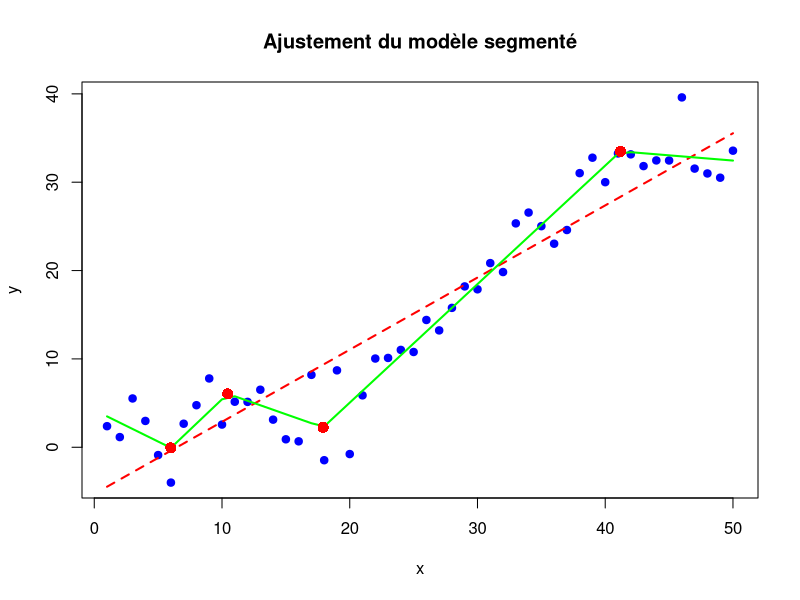
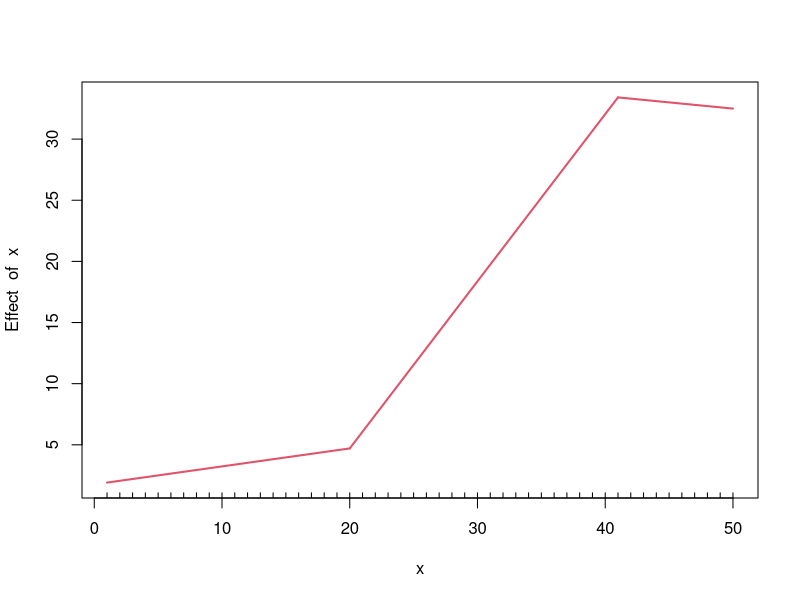

Write R code to recreate these figures, in order.
## ---- chunk 1
library(segmented)

# Génération des données
x <- 1:50
y <- 2 + 1.5 * pmax(x - 20, 0) - 1.5 * pmax(x - 40, 0) + rnorm(50, 0, 3)

# Ajustement du modèle linéaire et segmenté
mod_lm <- lm(y ~ x)
mod_seg <- segmented(mod_lm, seg.Z = ~x, npsi = 4)

# Tracé du modèle segmenté
plot(x, y, main = "Ajustement du modèle segmenté", pch = 19, col = "blue")
lines(x, fitted(mod_lm), col = "red", lwd = 2, lty = 2)  # Ajustement linéaire simple
lines(x, fitted(mod_seg), col = "green", lwd = 2)  # Ajustement segmenté

# Ajout des points de rupture
breakpoints <- mod_seg$psi[, "Est."]  # Extraction des valeurs estimées
points(breakpoints, predict(mod_seg, newdata = data.frame(x = breakpoints)), 
       col = "red", pch = 16, cex = 1.5)  # Points de rupture

print(breakpoints)
## ---- chunk 2
# Estimation avec un nombre fixe de points de rupture (ici 1 rupture)
mod_seg_1 <- segmented(mod_lm, seg.Z = ~x, npsi = 2)

# Résumé du modèle segmenté
plot(mod_seg_1)

## ---- chunk 3
# Modèle avec 1 rupture
mod_seg_1 <- segmented(mod_lm, seg.Z = ~x, npsi = 1)

# Modèle avec 2 ruptures
mod_seg_2 <- segmented(mod_lm, seg.Z = ~x, npsi = 2)

# Comparaison des modèles avec AIC
AIC(mod_seg_1, mod_seg_2)
